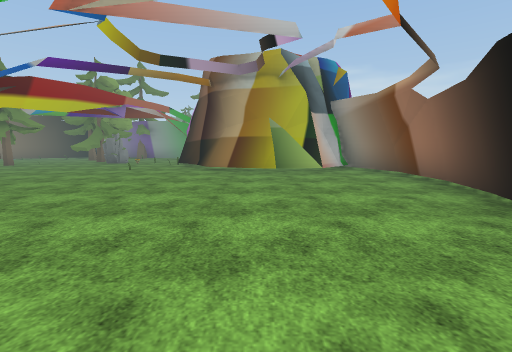
view 1 (above)

13 first-person views from a walk through a Unity game level. The camera is 1.3 m above the floor, tilts 6° down and sees 85° across. The floor is counted in squares, 2 m on a side. Each view is taken from the middle of a square. On the plan, view 1 faces up. The plan holds only what a view shows up to about 9 squares ahead; the rest is blank. The place goes on beyond the plan. Flat ground stands in for the terrain. Some surface patterns are stand-ins.

view 2
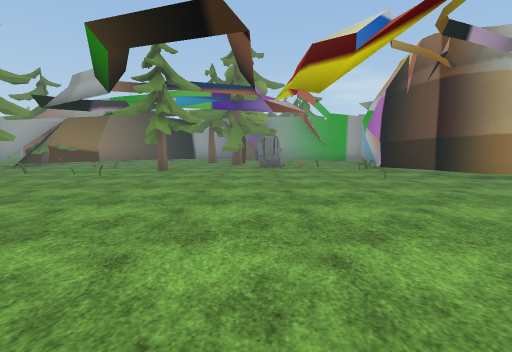

view 3
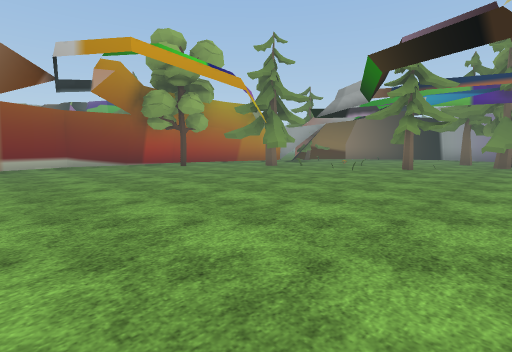

view 4
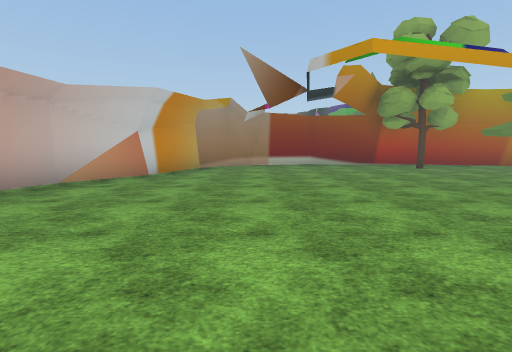

view 5
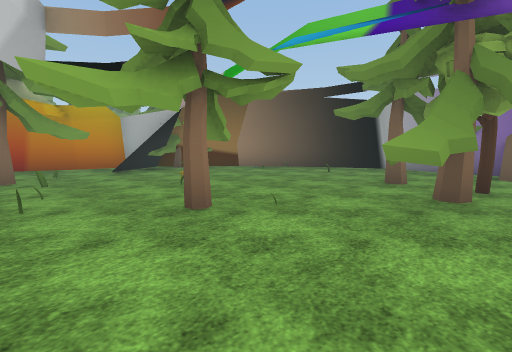

view 6
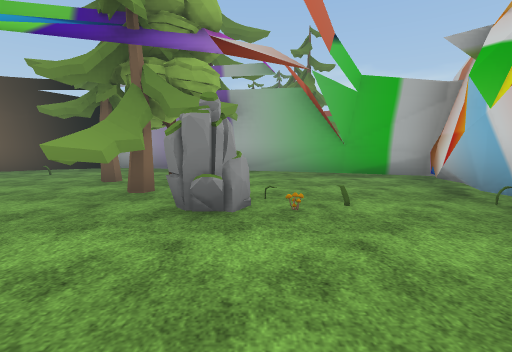

view 7
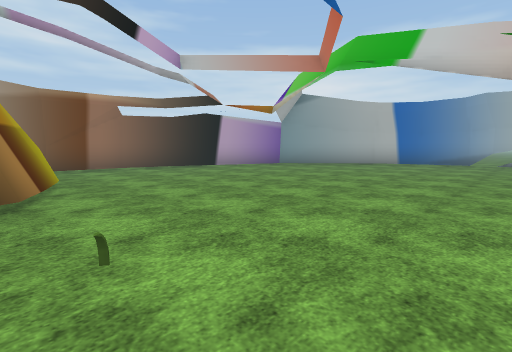

view 8
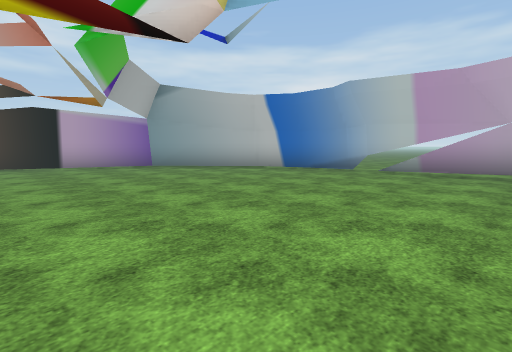

view 9
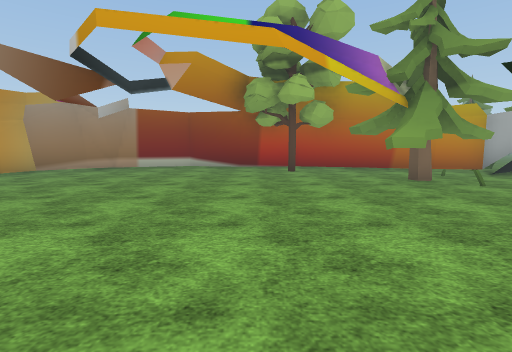

view 10
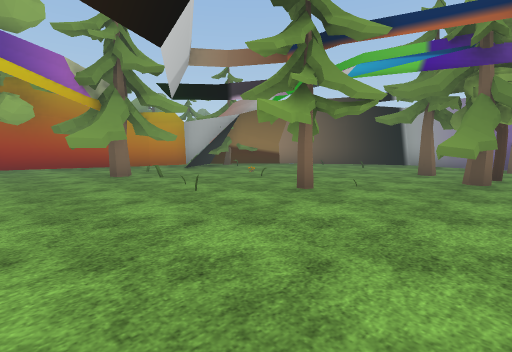

view 11
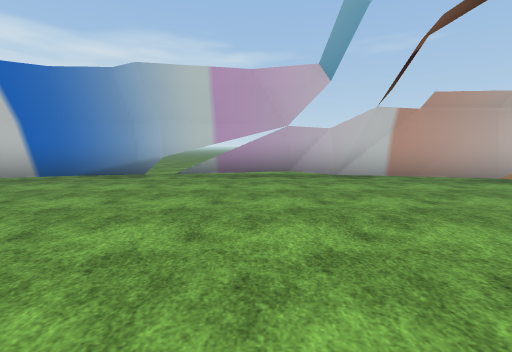

view 12
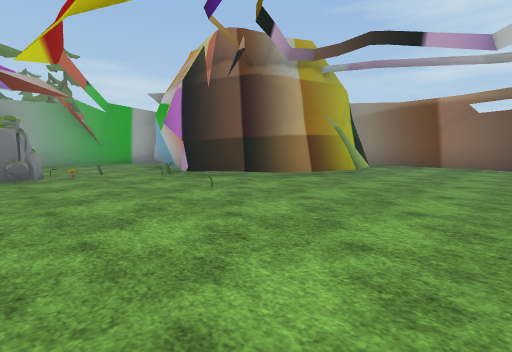

view 13
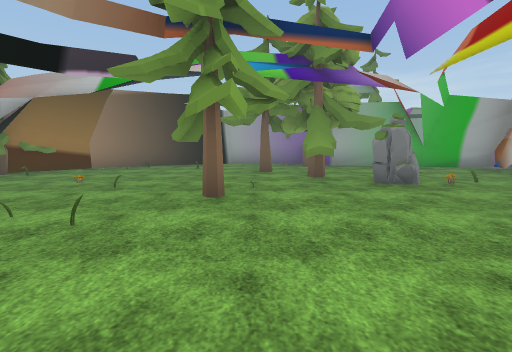

### Floor plan
Points are (right, up) in squares from view 1. A wall is a line through its corners. A room is listed if a view was taken in it or the views show most of it. See-through windows are left out.
Room 1 (views 1, 2, 3, 4, 5, 6, 7, 8, 9, 10, 11, 12, 13)
walls: (-5.7, 10.6) (-6, 11); (-5.2, 10.7) (-5.7, 10.7); (-5.1, 10.9) (-5.5, 10.7); (-5.1, 11) (-5.6, 10.7); (-5.1, 11.1) (-5.5, 10.7); (-2.3, 9.4) (-2.4, 11.5) (-1.7, 13); (-1.8, 8.6) (-2.6, 9.6) (-2.2, 12.3); (-1.8, 9) (-2.3, 9); (-1.2, 7.8) (-1.7, 8.8); (-1.2, 8.3) (-2.6, 9.3); (-0.3, 7.3) (-1.4, 7.8); (-2.1, 12.2) (-1.5, 13.8); (0.2, 7.4) (-1.1, 7.9) (-1.4, 8.5); (-13.7, 11.4) (-14.5, 11) (-14.6, 9.8); (-13.5, 11.7) (-12.9, 10.8); (-5.4, 15) (-6.6, 15.4); (-14.6, 10) (-15.7, 6.3) (-15.5, 4.5) (-15.8, 2.8); (1.2, 7.5) (0.4, 7.4); (-6.5, 15.3) (-7, 15.4); (-2.6, 14.4) (-5.4, 15.1); (1.6, 7.4) (0.5, 7.2); (-1.5, 13.7) (-3, 14.5); (-8.6, 15.8) (-9.1, 16) (-10.7, 15.2); (-10.6, 15.3) (-12.7, 13.7); (2, 8) (1.7, 7.4) (1.1, 7.5); (-15.5, 3.8) (-15.9, 2.9) (-15.1, 0.4) (-14.1, -0.6) (-12, -1.4); (2.2, 8.2) (1.9, 7.9); (2.4, 8.1) (1.8, 7.4); (-12.1, -1.4) (-10.9, -2.2) (-9.3, -2.7) (-7.6, -3.1); (-8.1, -2.8) (-6.6, -2.9); (-6.8, -2.9) (-4.2, -2.7) (-3.6, -2.8) (-3.1, -2.8); (-8.6, -2.8) (-7.8, -2.7) (-7.2, -3); (-11.8, -1.7) (-10.6, -2.3); (-7.2, -3.1) (-6.7, -3.1) (-5.5, -2.9); (-8.5, -3) (-7.9, -2.9) (-6.8, -3.4); (-6.8, -3.2) (-5, -3); (-15.4, 1.1) (-15, 0.7) (-14.9, 0.3); (-15.2, 0.8) (-14.8, 0.1); (-3.3, -2.6) (-2.2, -2.5); (3.3, 5) (3.4, 6.8) (2.7, 8.7); (3, 3.7) (3.3, 5.1); (-3.6, -3) (-2.1, -2.8); (-2.2, -2.8) (-0.9, -2.3) (1.7, 0.1) (3.1, 3.8)
low walls: (-2.2, 11) (-2.3, 11.6); (-13.8, 11.5) (-13.1, 10.4); (-6.4, 15.6) (-7, 15.6); (-1.5, 13.8) (-2.6, 14.3); (-8.5, 16) (-9, 16.1); (-4.1, -2.8) (-3.5, -2.9); (-6.8, -3.4) (-4.3, -3.1); (-3, -2.8) (-2.2, -2.7)
ways out: opening at (-13, 12.5); gap at (-7, 12); gap at (-6, 11)
objects: other object (-14, 6); other object (-13, 7) to (-11, 8); other object (-13, 9); other object (-12, 9); other object (-11, 11); other object (-10, 8); other object (-10, 10); other object (-10, 14); other object (-9, 8); other object (-9, 10); other object (-8, 10); other object (-8, 13); other object (-7, 11); other object (-6, 13); other object (-6, 16) to (-5, 16); other object (-4, 11); other object (-4, 16) to (-3, 17); other object (-3, 8); other object (-3, 10)

Positions as (right, up) in squares from view 1, and headings:
1: (0, 0), facing up
2: (-6, 2), facing up
3: (-6, 1), facing up-left
4: (-6, 1), facing left
5: (-6, 8), facing up-left
6: (-5, 8), facing up
7: (-5, 8), facing down-right
8: (-7, 4), facing down-right
9: (-7, 5), facing left
10: (-6, 6), facing up-left
11: (-6, 3), facing down
12: (-6, 4), facing up-right
13: (-8, 6), facing up
